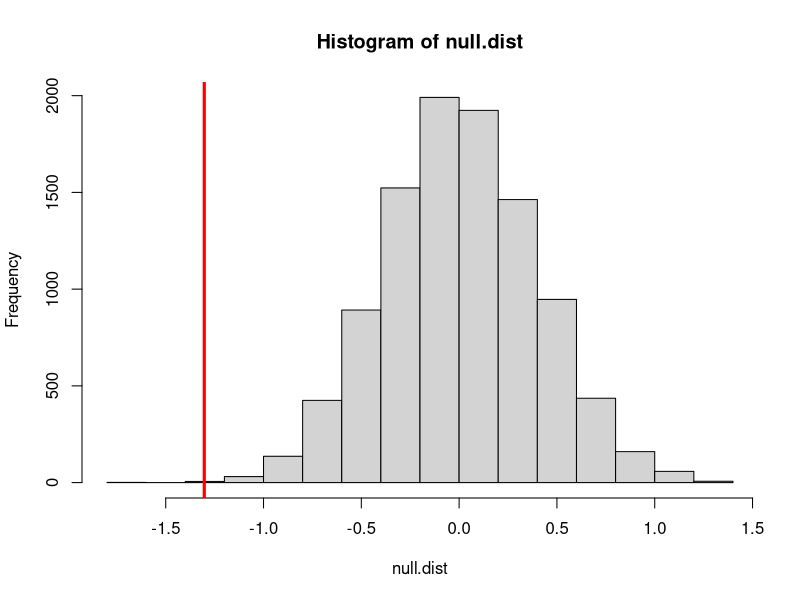

Here is the R script that generated this plot:
rm(list = ls())

n.ind <- sample(30:300, 1)

spp1 <- rnorm(n.ind, 10, 3)
spp2 <- rnorm(n.ind, 11, 4)

spp.df <- data.frame(
  length = c(spp1, spp2),
  spp = rep(c("spp1", "spp2"), each = n.ind)
)

spp1.mean <- mean(spp.df[spp.df$spp == "spp1", "length"])
spp2.mean <- mean(spp.df[spp.df$spp == "spp2", "length"])
mean.diff <- spp1.mean - spp2.mean
t.test(spp1, spp2)$p.value


null.df <- spp.df

null.dist <- sapply(1:10000, function(i) {
  null.df$spp <- sample(null.df$spp)
  null.spp1.mean <- mean(null.df[null.df$spp == "spp1", "length"])
  null.spp2.mean <- mean(null.df[null.df$spp == "spp2", "length"])
  null.spp1.mean - null.spp2.mean
})

hist(null.dist)
abline(v = mean.diff, col = "red", lwd = 3)
summary(null.dist)

sum(null.dist >= mean.diff)
1 - mean(null.dist >= mean.diff)



iris.pairs <- combn(unique(as.character(iris$Species)) , 2)

pl.diff <- function(spp) {
  spp1.pl <- iris[iris$Species == spp[1], "Petal.Length"]
  spp2.pl <- iris[iris$Species == spp[2], "Petal.Length"]
  mean(spp1.pl) - mean(spp2.pl)
}

pl.diff(c("virginica", "versicolor"))

apply(iris.pairs, 2, pl.diff)

combn(unique(as.character(iris$Species)), 2, pl.diff)

